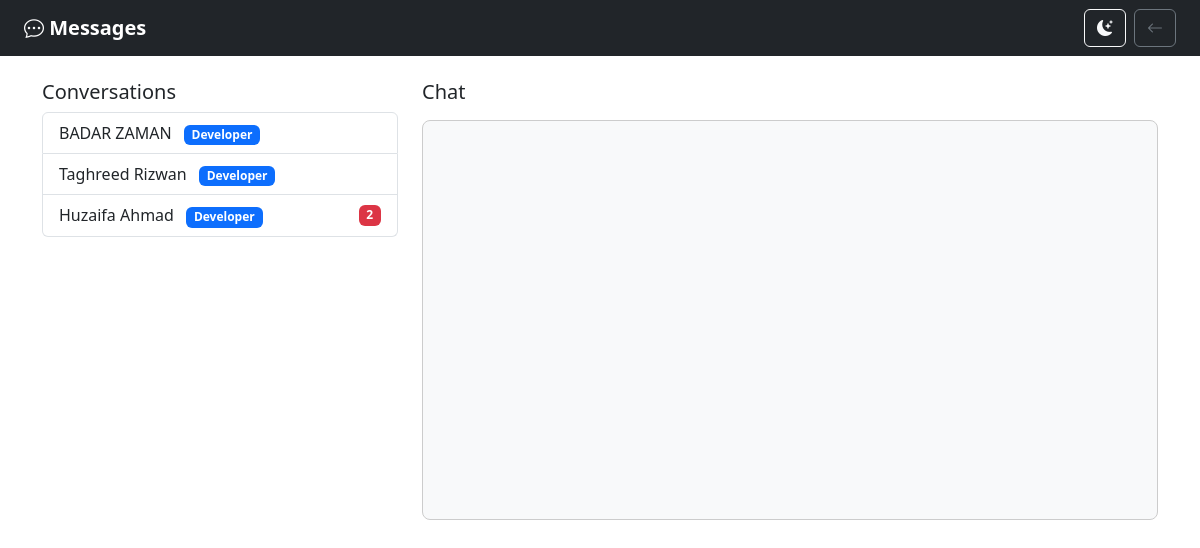
The page /inbox.php (signed in) on the database its author committed.
### tables this page shows
CREATE TABLE `users` (
  `id` int(11) NOT NULL,
  `first_name` varchar(50) DEFAULT NULL,
  `last_name` varchar(50) DEFAULT NULL,
  `email` varchar(100) DEFAULT NULL,
  `contact` varchar(20) DEFAULT NULL,
  `dob` date DEFAULT NULL,
  `password` varchar(255) DEFAULT NULL,
  `user_type` enum('client','developer','admin') DEFAULT NULL,
  `profile_picture` varchar(255) DEFAULT NULL,
  `created_at` timestamp NOT NULL DEFAULT current_timestamp(),
  `skills` text DEFAULT NULL,
  `resume_file` varchar(255) DEFAULT NULL,
  `resume_path` varchar(255) DEFAULT NULL,
  `status` enum('active','frozen') DEFAULT 'active',
  `admin_seen` tinyint(1) DEFAULT 0
);

### inbox.php (the view, shortened to what this page needs)
<?php
require_once 'includes/db.php';
$current_user = $_SESSION['user_id'];
$selected_user = isset($_GET['chat']) ? intval($_GET['chat']) : null;
$users = [];
$stmt = $conn->prepare("
  SELECT DISTINCT IF(sender_id = ?, receiver_id, sender_id) AS user_id
  FROM messages
  WHERE sender_id = ? OR receiver_id = ?
");
$stmt->bind_param("iii", $current_user, $current_user, $current_user);
$stmt->execute();
$res = $stmt->get_result();
while ($row = $res->fetch_assoc()) {
  $uid = $row['user_id'];
  $u = $conn->query("SELECT id, first_name, last_name, user_type FROM users WHERE id = $uid")->fetch_assoc();
  if ($u) $users[] = $u;
}
?>
<!DOCTYPE html>
<html lang="en">
<head>
  <link rel="stylesheet" href="https://cdn.jsdelivr.net/npm/bootstrap@5.3.0/dist/css/bootstrap.min.css"/>
  <link rel="stylesheet" href="https://cdn.jsdelivr.net/npm/bootstrap-icons@1.10.5/font/bootstrap-icons.css"/>
  <link rel="stylesheet" href="css/inbox.css"/>
</head>
<body>
<nav class="navbar navbar-expand-lg navbar-dark bg-dark px-4">
  <a class="navbar-brand fw-bold" href="#"><i class="bi bi-chat-dots"></i> Messages</a>
  <div class="ms-auto d-flex align-items-center gap-2">
    <button class="btn btn-outline-light" onclick="toggleTheme()" title="Toggle Theme">
      <i class="bi bi-moon-stars-fill" id="themeIcon"></i>
    </button>
    <a href="<?= $_SESSION['user_type'] === 'developer' ? 'profile_developer.php' : 'profile_client.php' ?>" class="btn btn-outline-secondary" title="Back">
      <i class="bi bi-arrow-left"></i>
    </a>
  </div>
</nav>
<div class="container mt-4">
  <div class="row">
    <div class="col-md-4">
      <h5>Conversations</h5>
      <ul class="list-group chat-list mb-3">
        <?php foreach ($users as $u):
          $unread = $conn->query("SELECT COUNT(*) AS c FROM messages WHERE sender_id = {$u['id']} AND receiver_id = $current_user AND is_read = 0")->fetch_assoc()['c'];
        ?>
        <a href="?chat=<?= $u['id'] ?>"
           class="list-group-item list-group-item-action d-flex justify-content-between align-items-center conversation <?= $selected_user == $u['id'] ? 'active' : '' ?>"
           data-user-id="<?= $u['id'] ?>">
          <div>
            <?= $u['first_name'] . ' ' . $u['last_name'] ?>
            <span class="badge <?= $u['user_type'] === 'developer' ? 'bg-primary' : 'bg-success' ?> ms-2">
              <?= ucfirst($u['user_type']) ?>
            </span>
          </div>
          <?php if ($unread > 0): ?>
            <span class="badge bg-danger unread-count"><?= $unread ?></span>
          <?php endif; ?>
        </a>
        <?php endforeach; ?>
      </ul>
    </div>
    <div class="col-md-8">
      <h5 class="mb-3">Chat</h5>
      <div class="chat-box" id="chatBox">
      </div>
    </div>
  </div>
</div>
</body>
</html>

### css/inbox.css (style rules this page uses)
.chat-box { height: 400px; overflow-y: auto; padding: 1rem; border-radius: 0.5rem; background: #f8f9fa; border: 1px solid #ccc; }

### rows shown on the page
users: first_name "BADAR", last_name "ZAMAN", user_type "Developer"
users: first_name "Taghreed", last_name "Rizwan", user_type "Developer"
users: first_name "Huzaifa", last_name "Ahmad", user_type "Developer", unread "2"
